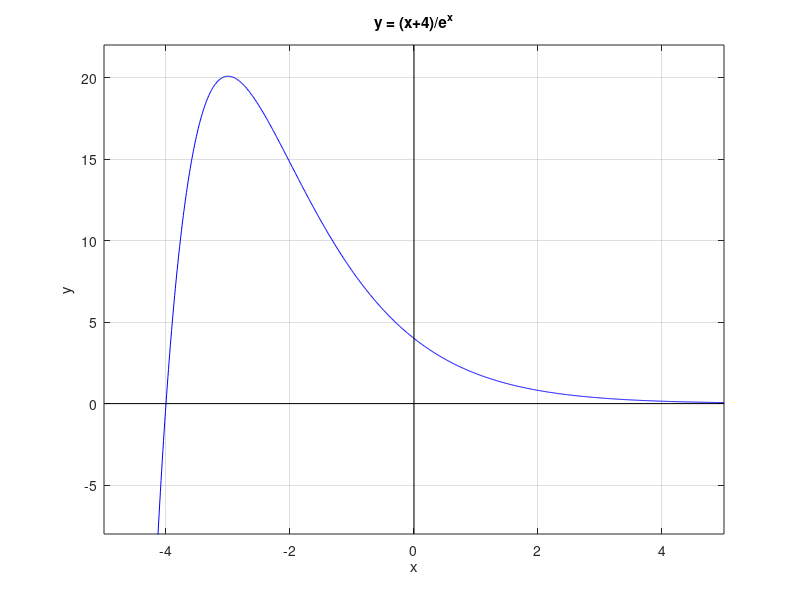

The MATLAB script that drew this image:
close all

% Graph of  y = (x+4)/e^x

x=-5:0.01:5;
y= (x+4).*exp(-x);
plot(x,y,'b');
hold on
grid on;

% The x axis
x=linspace(-5,5,2);
y=0*x;
plot(x,y,'k');

% The y axis
y=linspace(-8,22,2);
x=0*y;
plot(x,y,'k');

% The title and the labels
xlabel('x');
ylabel('y');
title('y = (x+4)/e^x');

axis([ -5, 5, -8, 22])
